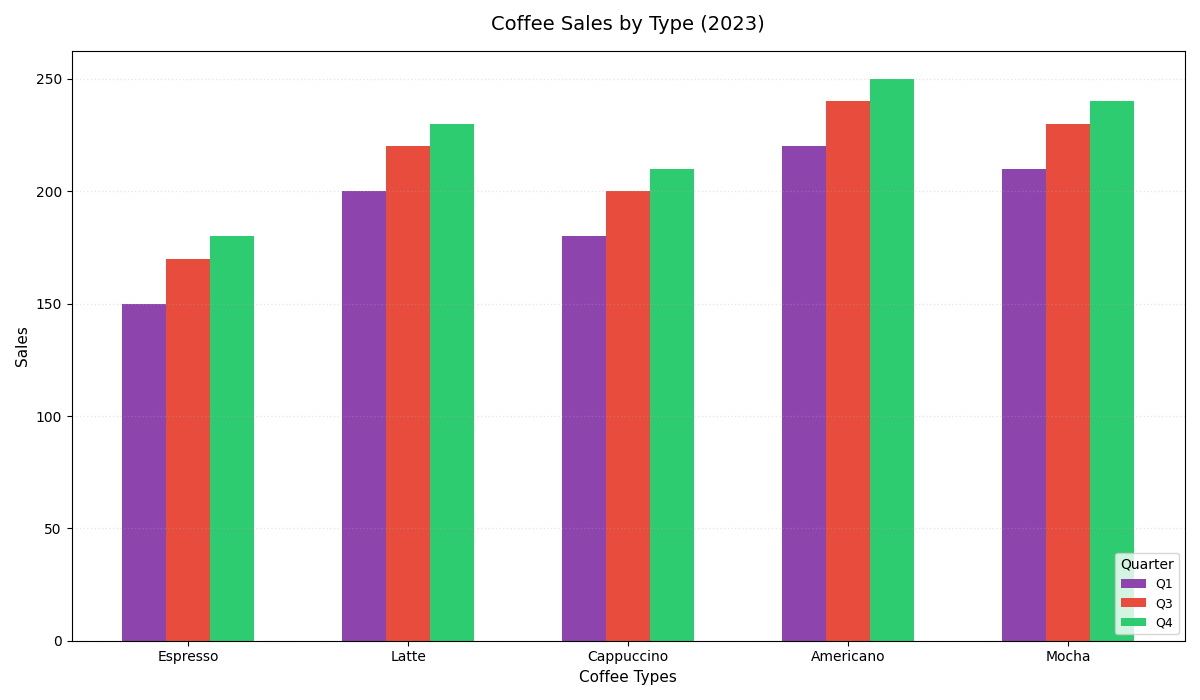

The script that drew this image:
import matplotlib.pyplot as plt
import numpy as np

coffee_types = ['Espresso', 'Latte', 'Cappuccino', 'Americano', 'Mocha']

sales_Q1 = [150, 200, 180, 220, 210]
sales_Q3 = [170, 220, 200, 240, 230]
sales_Q4 = [180, 230, 210, 250, 240]

data = [sales_Q1, sales_Q3, sales_Q4]

x = np.arange(len(coffee_types))
fig, ax = plt.subplots(figsize=(12, 7))
width = 0.2

colors = ['#8e44ad', '#e74c3c', '#2ecc71']
line_styles = ['-', '-.', ':']

for i, (sales, color, line_style) in enumerate(zip(data, colors, line_styles)):
    rects = ax.bar(x + i * width, sales, width, 
                   label=f'Q{i+1 if i < 1 else i+2}', color=color, linestyle=line_style)
    for rect in rects:
        height = rect.get_height()
        ax.annotate(f'{height}', xy=(rect.get_x() + rect.get_width() / 2, height),
                    xytext=(0, 3), textcoords="offset points", ha='center', va='bottom', fontsize=8, color='white')

ax.set_title('Coffee Sales by Type (2023)', fontsize=14, fontweight='medium', pad=15)
ax.set_xlabel('Coffee Types', fontsize=11)
ax.set_ylabel('Sales', fontsize=11)
ax.set_xticks(x + width)
ax.set_xticklabels(coffee_types, fontsize=10)

ax.legend(title='Quarter', fontsize=9, loc='lower right')

ax.yaxis.grid(True, linestyle=':', linewidth=1, alpha=0.3)

plt.tight_layout()
plt.show()
